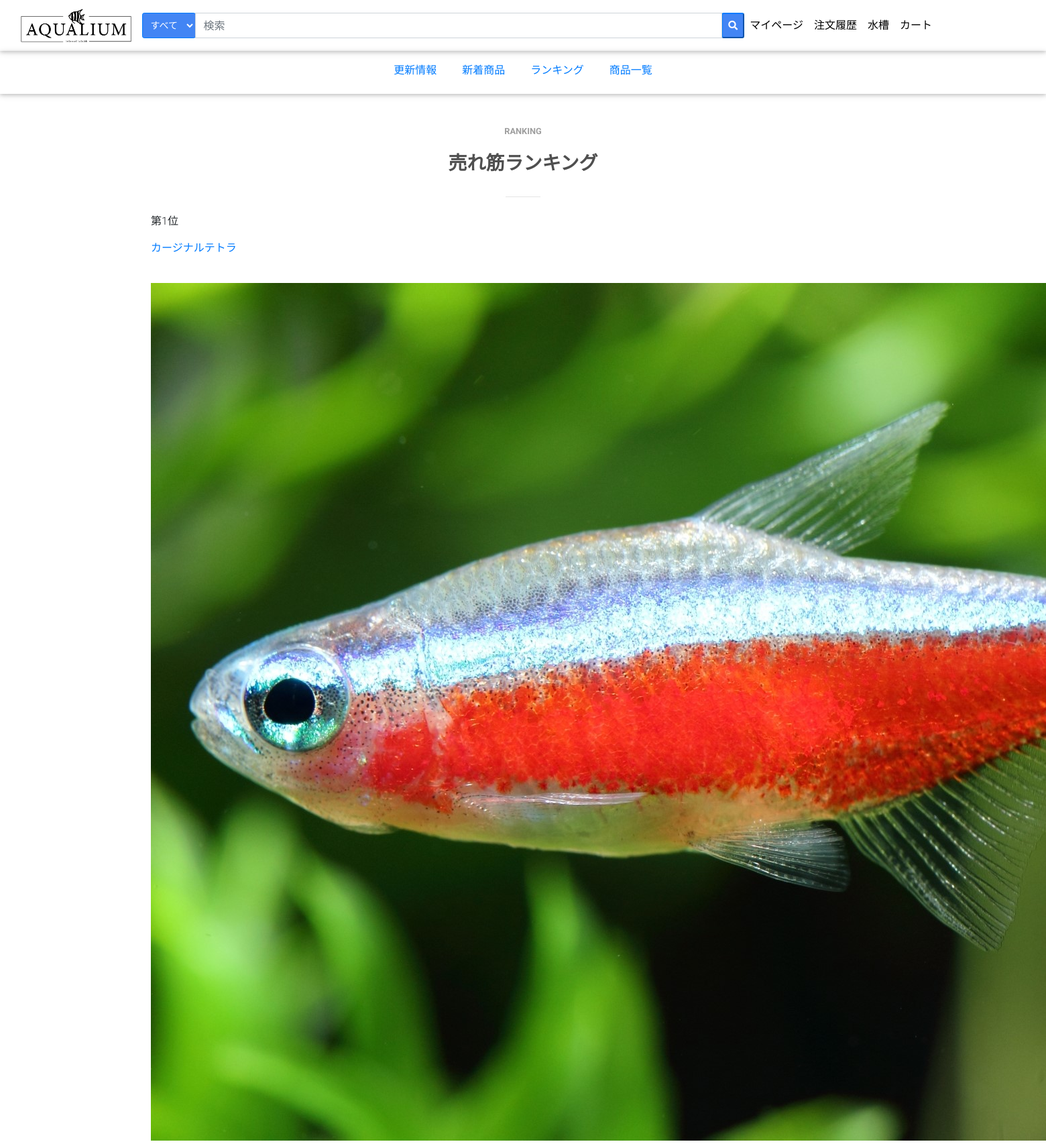
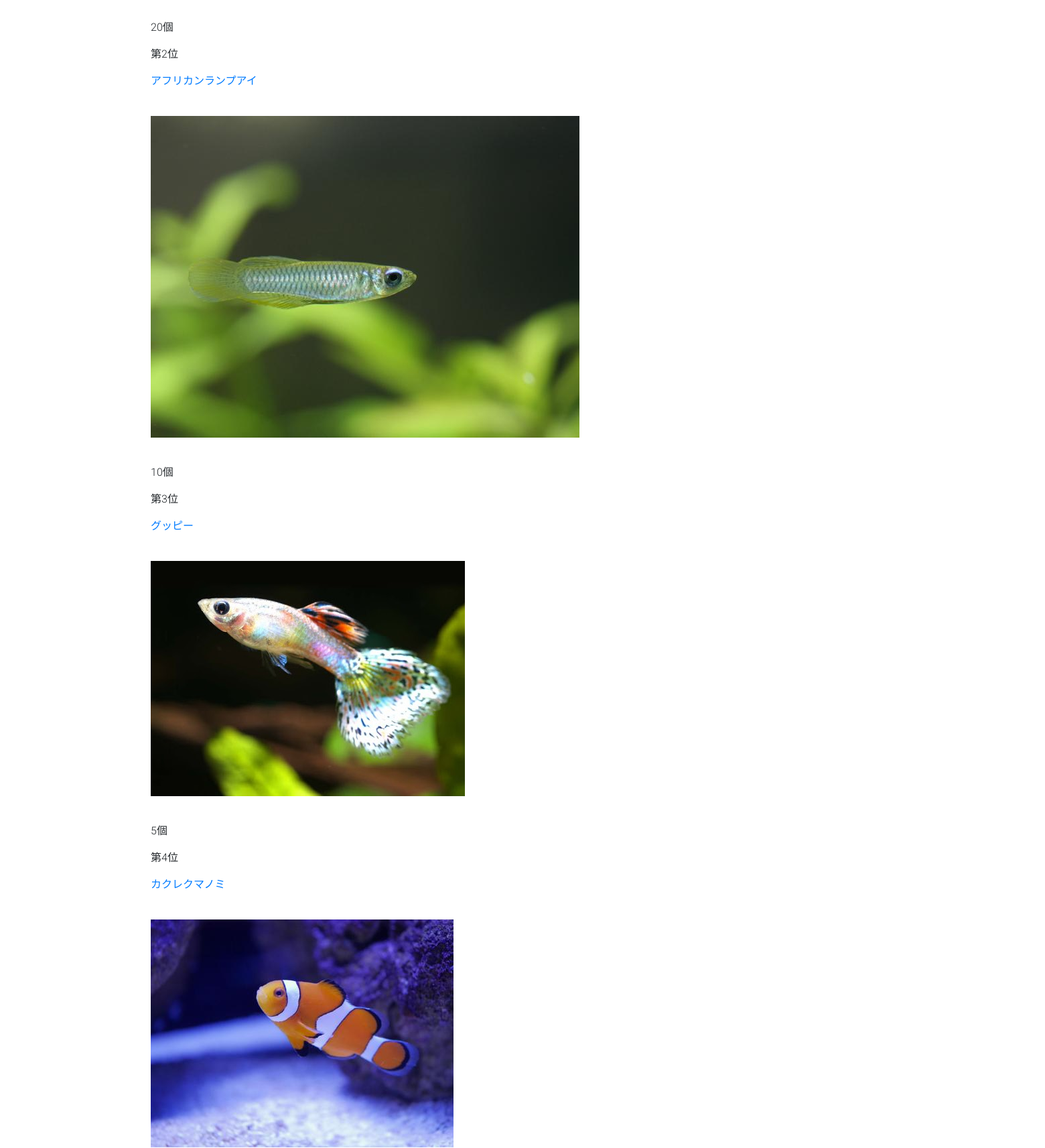
Page /source/ranking.php (signed in, upper part) on the committed database (2 pictures, top to bottom).
### tables this page shows
CREATE TABLE `products` (
  `product_id` int(11) NOT NULL,
  `category_id` int(11) NOT NULL,
  `product_name` varchar(50) NOT NULL,
  `product_price` int(10) NOT NULL,
  `product_description` varchar(500) NOT NULL,
  `accessory_3D` varchar(255) DEFAULT NULL,
  `product_created_at` datetime NOT NULL,
  `product_deleted_at` datetime DEFAULT NULL,
  `product_updated_at` datetime DEFAULT NULL
);

### source/ranking.php (the view, shortened to what this page needs)
<?php
require('./db_connect.php');
try {
  $rank_sql = 'SELECT products.product_id, product_name, product_image, SUM(product_quantity) FROM products INNER JOIN product_images ON products.product_id = product_images.product_id INNER JOIN purchase_details ON products.product_id = purchase_details.product_id GROUP BY purchase_details.product_id ORDER BY purchase_details.product_quantity DESC LIMIT 10;';
  $rank_stmt = $pdo->query($rank_sql);
  $ranking = $rank_stmt->fetchAll();
} catch (PDOException $e) {
  echo $e;
}
$b_link = './ranking.php';
$link = './product_detail.php';
$link .= '?back=' . $b_link;
?>
<!DOCTYPE html>
<html lang="ja">
<head>
</head>
<body>
  <div class="wrapper">
    <div class="contents">
      <div class="container my-5">
        <section>
          <h6 class="font-weight-bold text-center grey-text text-uppercase small mb-4">ranking</h6>
          <h3 class="font-weight-bold text-center dark-grey-text pb-2">売れ筋ランキング</h3>
          <hr class="w-header my-4">
          <?php if (!empty($ranking)) : ?>
            <?php
            $i = 1;
            foreach ($ranking as $product) {
              echo '<p>第' . $i . '位</p>';
              echo '<p><a href="' . $link . '&to_detail=' . $product['product_id'] . '">' . $product['product_name'] . '</a></p>' . '<br>';
              echo '<p>' . '<img src="' . $product['product_image'] . '" alt=""></p>' . '<br>';
              echo '<p>' . $product['SUM(product_quantity)'] . '個</p>';
              $i++;
            }
            ?>
          <?php else : ?>
            <p>該当する商品はありません</p>
          <?php endif; ?>
        </section>
      </div>
    </div>
  </div>
</body>
</html>

### source/css/style.css (style rules this page uses)
.search { width: 70%; }
.nav-tabs-wrap { overflow-y: none; overflow-x: auto; white-space: nowrap; }
.nav-tabs-wrap .nav { display: inline-block; width: 100%; }
.nav-tabs-wrap .nav>li { display: inline-block; float: none; }
.scroll { text-align: center; }
.line { border-bottom: 0; }
@media only screen and (max-width:1650px) { .search { width: 60%; } }
button, html [type="button"], [type="reset"], [type="submit"] { -webkit-appearance: none; -moz-appearance: none; appearance: none; }
.dark-grey-text { color: #4f4f4f !important; }
body { font-family: "Roboto", sans-serif; font-weight: 300; }
.btn-primary { color: #fff; background-color: #4285f4 !important; }
.waves-effect { position: relative; overflow: hidden; cursor: pointer; -webkit-user-select: none; -moz-user-select: none; -ms-user-select: none; user-select: none; -webkit-tap-highlight-color: transparent; }

### rows in the picture
products: product_name "カージナルテトラ", shows a picture, SUM "20"
products: product_name "アフリカンランプアイ", shows a picture, SUM "10"
products: product_name "グッピー", shows a picture, SUM "5"
products: product_name "カクレクマノミ", shows a picture
